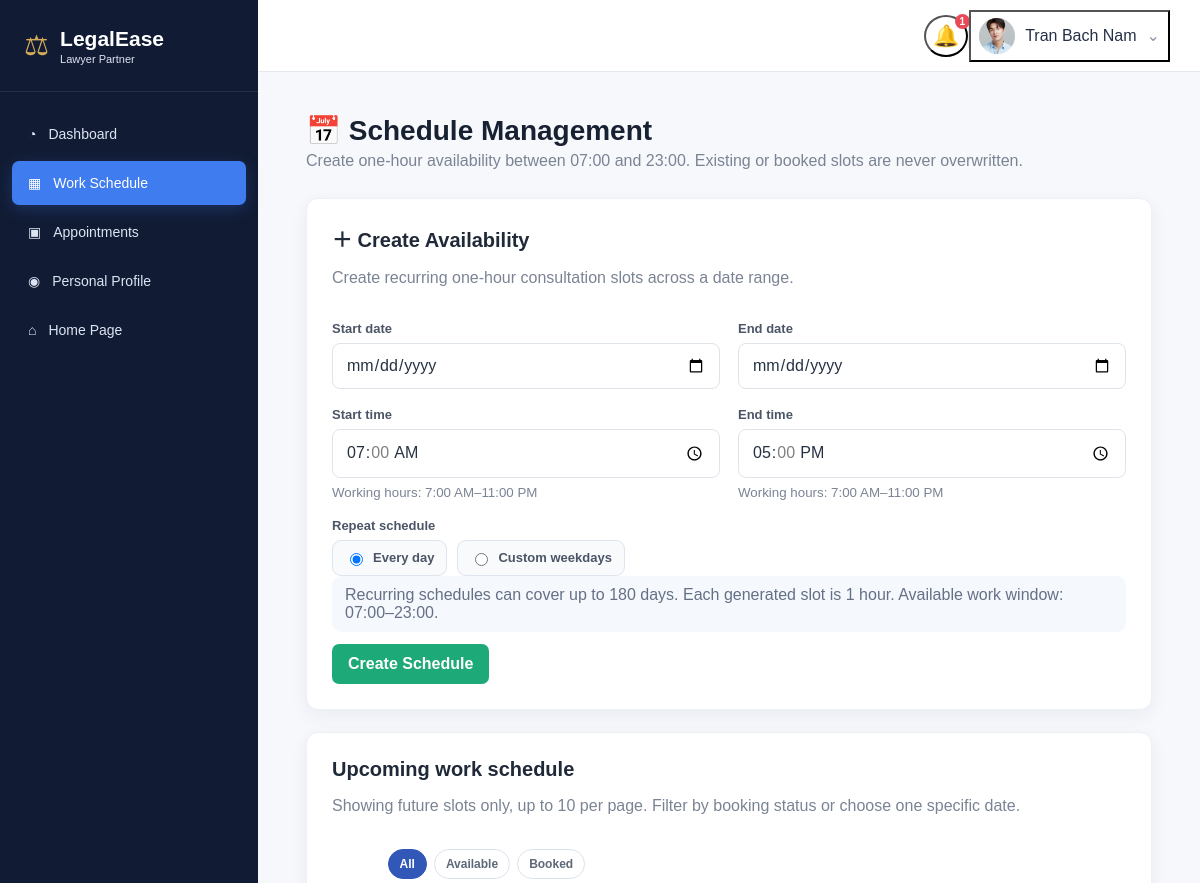
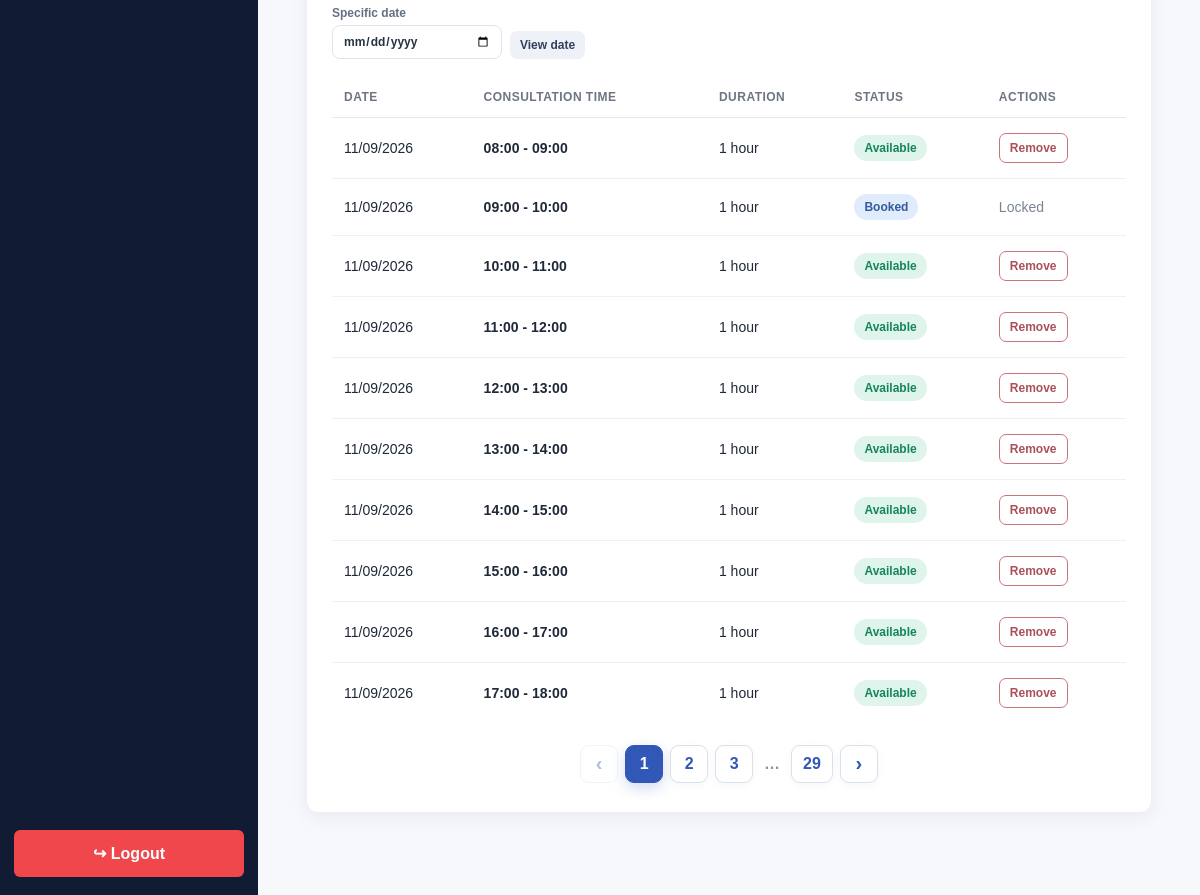
Page /lawyer/schedule.php (signed in) on the committed database (2 pictures, top to bottom).
### tables this page shows
CREATE TABLE lawyer_profiles (
 id INT AUTO_INCREMENT PRIMARY KEY,user_id INT NOT NULL UNIQUE,full_name VARCHAR(150) NOT NULL,phone VARCHAR(30) DEFAULT '',experience_years INT NOT NULL DEFAULT 0,bio TEXT,
 office_address VARCHAR(255) DEFAULT '',location_id INT NULL,is_verified TINYINT(1) NOT NULL DEFAULT 0,rating DECIMAL(2,1) NOT NULL DEFAULT 0.0,
 consultation_fee DECIMAL(10,2) NOT NULL DEFAULT 500000,avatar_file VARCHAR(255) DEFAULT '',created_at DATETIME NOT NULL DEFAULT CURRENT_TIMESTAMP,
 CONSTRAINT fk_lawyer_user FOREIGN KEY(user_id) REFERENCES users(id) ON DELETE CASCADE,
 CONSTRAINT fk_lawyer_location FOREIGN KEY(location_id) REFERENCES locations(id) ON DELETE SET NULL
);

CREATE TABLE availability_slots (
 id INT AUTO_INCREMENT PRIMARY KEY,lawyer_id INT NOT NULL,available_date DATE NOT NULL,start_time TIME NOT NULL,end_time TIME NOT NULL,is_available TINYINT(1) NOT NULL DEFAULT 1,created_at DATETIME NOT NULL DEFAULT CURRENT_TIMESTAMP,
 INDEX idx_slot_lawyer_date(lawyer_id,available_date),CONSTRAINT fk_slot_lawyer FOREIGN KEY(lawyer_id) REFERENCES lawyer_profiles(id) ON DELETE CASCADE
);

### lawyer/schedule.php (the view, shortened to what this page needs)
<?php
require_once __DIR__.'/../includes/lawyer_layout.php';
$lid=current_lawyer_id($pdo);
$view=$_GET['view']??'all';
$filterDate=trim($_GET['date']??'');
$page=max(1, (int)($_GET['page']??1));
$per=10;
$where='lawyer_id=? AND TIMESTAMP(available_date,start_time)>NOW()';
$params=[$lid];
if($filterDate!=='') {
    $where.=' AND available_date=?';
    $params[]=$filterDate;
}$c=$pdo->prepare("SELECT COUNT(*) FROM availability_slots WHERE $where");
$c->execute($params);
$total=(int)$c->fetchColumn();
$pages=max(1, (int)ceil($total/$per));
$offset=($page-1)*$per;
$q=$pdo->prepare("SELECT * FROM availability_slots WHERE $where ORDER BY available_date,start_time LIMIT $per OFFSET $offset");
$q->execute($params);
$rows=$q->fetchAll();
function sched_url(array $changes=[]):string {
    $q=array_merge($_GET, $changes);
    return '?'.http_build_query($q);
}
lawyer_shell_start('📅 Schedule Management', 'Create one-hour availability between 07:00 and 23:00. Existing or booked slots are never overwritten.');
?>
<div class="card">
<div class="card-header">
<div>
<h2>＋ Create Availability</h2>
<p class="muted">Create recurring one-hour consultation slots across a date range.</p>
</div>
</div>
<form method="post" class="schedule-builder"><?=csrf_field()?><input type="hidden" name="action" value="create">
<div class="form-grid">
<div class="form-group">
<label>Start date</label>
<input type="date" name="start_date" id="scheduleStartDate" min="<?=date('Y-m-d')?>" required>
</div>
<div class="form-group">
<label>End date</label>
<input type="date" name="end_date" id="scheduleEndDate" min="<?=date('Y-m-d')?>" required>
</div>
<div class="form-group">
<label>Start time</label>
<input type="time" name="start_time" id="scheduleStartTime" min="07:00" max="22:00" step="3600" value="07:00" required>
<small class="muted">Working hours: 7:00 AM–11:00 PM</small>
</div>
<div class="form-group">
<label>End time</label>
<input type="time" name="end_time" id="scheduleEndTime" min="08:00" max="23:00" step="3600" value="17:00" required>
<small class="muted">Working hours: 7:00 AM–11:00 PM</small>
</div>
<div class="form-group full">
<label>Repeat schedule</label>
<div class="repeat-options">
<label>
<input type="radio" name="repeat_mode" value="daily" checked> Every day</label>
<label>
<input type="radio" name="repeat_mode" value="custom"> Custom weekdays</label>
</div>
</div>
</div>
<div class="schedule-note">Recurring schedules can cover up to 180 days. Each generated slot is 1 hour. Available work window: 07:00–23:00.</div>
<button class="btn btn-success" type="submit" data-confirm="Create all matching one-hour consultation slots using this schedule?">Create Schedule</button>
</form>
</div>
<div class="card">
<div class="card-header schedule-upcoming-head">
<div>
<h2>Upcoming work schedule</h2>
<p class="muted">Showing future slots only, up to 10 per page. Filter by booking status or choose one specific date.</p>
</div>
<div class="schedule-tools">
<div class="schedule-filter-tabs">
<a class="<?= $view==='all'?'active':''?>" href="<?=e(sched_url(['view'=>'all', 'page'=>1]))?>">All</a>
<a class="<?= $view==='available'?'active':''?>" href="<?=e(sched_url(['view'=>'available', 'page'=>1]))?>">Available</a>
<a class="<?= $view==='booked'?'active':''?>" href="<?=e(sched_url(['view'=>'booked', 'page'=>1]))?>">Booked</a>
</div>
<form method="get" class="schedule-date-filter">
<label>Specific date<input type="date" name="date" min="<?=date('Y-m-d')?>" value="<?=e($filterDate)?>">
</label>
<button class="btn btn-light btn-sm">View date</button><?php
if($filterDate!==''):?><a class="btn btn-light btn-sm" href="<?=e(sched_url(['date'=>null, 'page'=>1]))?>">Clear</a><?php
endif?></form>
</div>
</div>
<div class="table-wrap">
<table>
<thead>
<tr>
<th>Date</th>
<th>Consultation Time</th>
<th>Duration</th>
<th>Status</th>
<th>Actions</th><?php
if($view==='booked'):?><th>Details</th><?php
endif?></tr>
</thead>
<tbody><?php
if(!$rows):?><tr>
<td colspan="<?=$view==='booked'?6:5?>" class="empty">No upcoming work shifts in this filter.</td>
</tr><?php
else:foreach($rows as $r):?><tr>
<td><?=e(date('d/m/Y', strtotime($r['available_date'])))?></td>
<td>
<strong><?=e(substr($r['start_time'], 0, 5))?> - <?=e(substr($r['end_time'], 0, 5))?></strong>
</td>
<td>1 hour</td>
<td>
<span class="badge <?=$r['is_available']?'badge-available':'badge-booked'?>"><?=$r['is_available']?'Available':'Booked'?></span>
</td>
<td><?php
if($r['is_available']):?><form method="post" data-confirm="Remove this consultation slot?"><?=csrf_field()?><input type="hidden" name="action" value="delete">
<button class="btn btn-danger btn-sm">Remove</button>
</form><?php
else:?><span class="muted">Locked</span><?php
endif?></td><?php
if($view==='booked'):?><td><?php
if(!empty($r['appointment_id'])):?><a class="btn btn-light btn-sm" href="/LegalEase_eProject/lawyer/appointment.php?id=<?=(int)$r['appointment_id']?>">Details</a><?php
else:?><span class="muted">Unavailable</span><?php
endif?></td><?php
endif?></tr><?php
endforeach;
endif?></tbody>
</table>
</div><?=paginate($total, $page, $per, '/LegalEase_eProject/lawyer/schedule.php?view='.urlencode($view).'&date='.urlencode($filterDate))?></div>
<?php
lawyer_shell_end();
?>

### includes/lawyer_layout.php (shortened to what this page needs)
<?php
require_once __DIR__ . '/bootstrap.php';
function lawyer_shell_start(string $title, string $subtitle=''):void {
    $current=basename($_SERVER['PHP_SELF']);
    $uid=(int)(user()['id']??0);
    global $pdo;
    $profile=null;
    $n=0;
    if($uid) {
        $s=$pdo->prepare('SELECT id,message,type,link_url,is_read,created_at FROM notifications WHERE user_id=? ORDER BY created_at DESC LIMIT 30');
        $s->execute([$uid]);
        $notifications=$s->fetchAll();
        foreach($notifications as $x)if(!$x['is_read'])$n++;
        $p=$pdo->prepare('SELECT lp.id,lp.avatar_file,lp.full_name,lp.is_verified,u.email FROM lawyer_profiles lp JOIN users u ON u.id=lp.user_id WHERE lp.user_id=?');
        $p->execute([$uid]);
        $profile=$p->fetch();
    }
    $links=[['dashboard.php', '◔', 'Dashboard', ['dashboard.php']], ['schedule.php', '▦', 'Work Schedule', ['schedule.php']], ['appointments.php', '▣', 'Appointments', ['appointments.php', 'appointment.php', 'appointment_detail.php']], ['profile.php', '◉', 'Personal Profile', ['profile.php', 'license.php', 'verification.php']],];
    $avatar=avatar_url($profile['avatar_file']??'');
    $cssVer=@filemtime(__DIR__.'/../assets/css/lawyer.css')?:time();
    echo '<!doctype html><html lang="en"><head><meta charset="utf-8"><meta name="viewport" content="width=device-width,initial-scale=1"><title>'.e($title).' | LegalEase</title><link rel="stylesheet" href="/LegalEase_eProject/assets/css/lawyer.css?v='.$cssVer.'"></head><body>';
    echo '<div class="lawyer-layout"><aside class="sidebar"><div class="brand"><div class="brand-mark">⚖</div><div><strong>LegalEase</strong><span>Lawyer Partner</span></div></div><nav class="sidebar-nav">';
    foreach($links as [$url, $icon, $label, $pages]) {
        $active=in_array($current, $pages, true)?'active':'';
        echo '<a class="'.$active.'" href="'.$url.'"><span>'.$icon.'</span>'.e($label).'</a>';
    }
    echo '<a href="/LegalEase_eProject/index.php"><span>⌂</span> Home Page</a></nav><a class="logout-btn" href="/LegalEase_eProject/logout.php">↪ Logout</a></aside>';
    echo '<section class="content-shell"><header class="topbar"><div></div><div class="topbar-actions">';
    echo '<div class="topbar-menu"><button type="button" class="icon-button" data-menu="notificationMenu" aria-label="Notifications">🔔'.($n?'<b>'.$n.'</b>':'').'</button><div class="dropdown-panel notification-panel" id="notificationMenu"><div class="dropdown-title"><strong>Notifications</strong><span>'.$n.' unread</span></div><div class="notification-filter-tabs"><button type="button" class="note-filter active" data-note-filter="all">All</button><button type="button" class="note-filter" data-note-filter="unread">Unread</button></div><div class="notification-scroll">';
    echo '</div><a class="notification-view-all" href="/LegalEase_eProject/lawyer/notifications.php">View all notifications</a></div></div><span class="topbar-divider"></span>';
    echo '<div class="topbar-menu profile-menu-wrap"><button type="button" class="profile-trigger" data-menu="profileMenu">'.'<img src="'.e($avatar).'" alt="Profile">'.'<span>'.e($profile['full_name']??user()['name']??'Lawyer').'</span><span class="chevron">⌄</span></button><div class="dropdown-panel profile-dropdown" id="profileMenu"><div class="profile-dropdown-head">'.'<img src="'.e($avatar).'" alt="Profile">'.'<div><strong>'.e($profile['full_name']??'Lawyer').'</strong><small>'.e($profile['email']??'').'</small><span class="verification-pill">'.(!empty($profile['is_verified'])?'Verified':'Verification pending').'</span></div></div><a href="/LegalEase_eProject/lawyer/profile.php">Manage profile</a><a href="/LegalEase_eProject/lawyer/notifications.php">Notifications</a><a href="/LegalEase_eProject/logout.php">Logout</a></div></div></div></header><main class="main-content">';
    echo '<h1 class="page-title">'.e($title).'</h1>'.($subtitle?'<p class="page-subtitle">'.e($subtitle).'</p>':'');
}
function lawyer_shell_end():void {
    echo '</main></section></div><div class="confirm-modal-backdrop" id="confirmBackdrop"><div class="confirm-modal"><h3>Confirm action</h3><p id="confirmMessage">Are you sure you want to continue?</p><div class="confirm-modal-actions"><button type="button" class="btn btn-light" id="confirmNo">Go back</button><button type="button" class="btn btn-danger" id="confirmYes">Continue</button></div></div></div><script>(function(){document.addEventListener("click",function(e){const btn=e.target.closest("[data-menu]");document.querySelectorAll(".dropdown-panel.open").forEach(p=>{if(!btn||p.id!==btn.dataset.menu)p.classList.remove("open")});if(btn){e.preventDefault();e.stopPropagation();const p=document.getElementById(btn.dataset.menu);if(p)p.classList.toggle("open")}});document.querySelectorAll("[data-note-filter]").forEach(btn=>btn.addEventListener("click",e=>{e.stopPropagation();document.querySelectorAll("[data-note-filter]").forEach(x=>x.classList.remove("active"));btn.classList.add("active");const mode=btn.dataset.noteFilter;document.querySelectorAll("#notificationMenu [data-note-state]").forEach(x=>x.style.display=(mode==="all"||x.dataset.noteState==="unread")?"flex":"none")}));let pending=null,pendingSubmitter=null;const b=document.getElementById("confirmBackdrop"),m=document.getElementById("confirmMessage"),y=document.getElementById("confirmYes"),n=document.getElementById("confirmNo");document.addEventListener("submit",function(e){const t=e.submitter,msg=(t&&t.dataset.confirm)||e.target.dataset.confirm;if(!msg||e.target.dataset.confirmed==="1")return;e.preventDefault();pending=e.target;pendingSubmitter=t||null;m.textContent=msg;b.classList.add("open")});document.addEventListener("click",function(e){const a=e.target.closest("a[data-confirm]");if(!a)return;e.preventDefault();pending=a;pendingSubmitter=null;m.textContent=a.dataset.confirm;b.classList.add("open")});y.onclick=()=>{b.classList.remove("open");if(!pending)return;if(pending.tagName==="FORM"){pending.dataset.confirmed="1";pending.requestSubmit(pendingSubmitter)}else if(pending.href)location.href=pending.href;pending=null;pendingSubmitter=null};n.onclick=()=>{b.classList.remove("open");pending=null;pendingSubmitter=null};})();</script></body></html>';
}?>

### rows in the picture
lawyer_profiles: avatar_file (picture), full_name "Tran Bach Nam"
availability_slots: available_date "11/09/2026", start_time "08:00", end_time "09:00", is_available "Available"
availability_slots: available_date "11/09/2026", start_time "09:00", end_time "10:00", is_available "Booked"
availability_slots: available_date "11/09/2026", start_time "10:00", end_time "11:00", is_available "Available"
availability_slots: available_date "11/09/2026", start_time "11:00", end_time "12:00", is_available "Available"
availability_slots: available_date "11/09/2026", start_time "12:00", end_time "13:00", is_available "Available"
availability_slots: available_date "11/09/2026", start_time "13:00", end_time "14:00", is_available "Available"
availability_slots: available_date "11/09/2026", start_time "14:00", end_time "15:00", is_available "Available"
availability_slots: available_date "11/09/2026", start_time "15:00", end_time "16:00", is_available "Available"
availability_slots: available_date "11/09/2026", start_time "16:00", end_time "17:00", is_available "Available"
availability_slots: available_date "11/09/2026", start_time "17:00", end_time "18:00", is_available "Available"

### other values in the picture
$icon "◔"
$label "Dashboard"
$icon "▦"
$label "Work Schedule"
$icon "▣"
$label "Appointments"
$icon "◉"
$label "Personal Profile"
$n "1"
$title "📅 Schedule Management"
$subtitle "Create one-hour availability between 07:00 and 23:00. Existing or booked slots are never overwritten."
$it "1"
$it "2"
$it "3"
$it "29"
